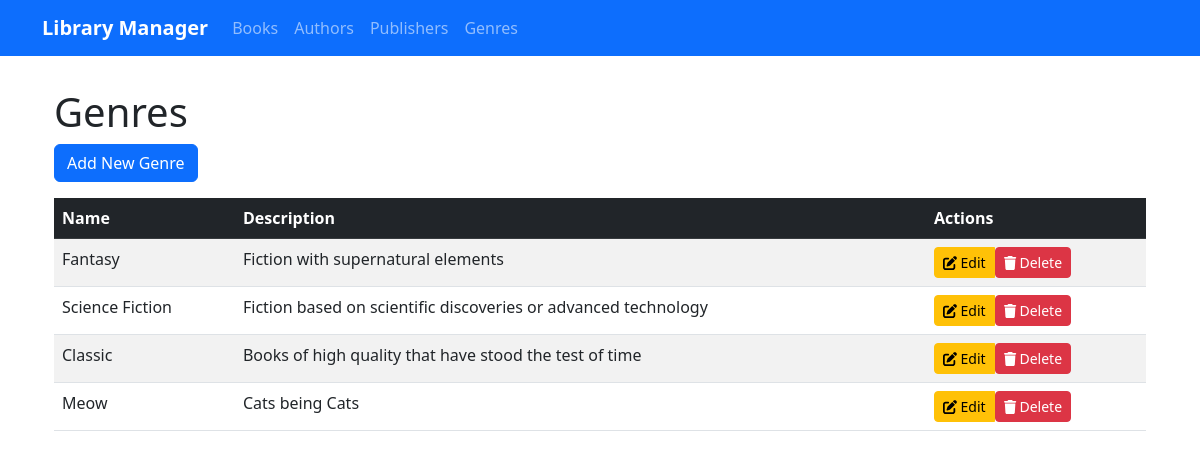
The app's page /genres with its own data.
### app.py (models this page shows, shortened)
class Genre(db.Model):
    id = db.Column(db.Integer, primary_key=True)
    name = db.Column(db.String(50), nullable=False)
    description = db.Column(db.Text, nullable=True)

### app.py (the view)
@app.route('/genres')
def list_genres():
    genres = Genre.query.all()
    return render_template('genres.html', genres=genres)

### templates/genres.html (shortened to what this page needs)
{% extends "base.html" %}
{% block content %}
<div class="container mt-4">
    <h1>Genres</h1>
    <a href="{{ url_for('new_genre') }}" class="btn btn-primary mb-3">Add New Genre</a>
    <div class="table-responsive">
        <table class="table table-striped table-hover">
            <thead class="table-dark">
                <tr>
                    <th>Name</th>
                    <th>Description</th>
                    <th>Actions</th>
                </tr>
            </thead>
            <tbody>
                {% for genre in genres %}
                <tr>
                    <td>{{ genre.name }}</td>
                    <td>{{ genre.description if genre.description else 'N/A' }}</td>
                    <td>
                        <div class="btn-group" role="group">
                            <a href="{{ url_for('edit_genre', id=genre.id) }}"
                               class="btn btn-warning btn-sm">
                                <i class="fas fa-edit"></i> Edit
                            </a>
                            <form action="{{ url_for('delete_genre', id=genre.id) }}"
                                  method="POST" style="display: inline;">
                                <button type="submit" class="btn btn-danger btn-sm"
                                        onclick="return confirm('Are you sure you want to delete this genre? This action cannot be undone.')">
                                    <i class="fas fa-trash"></i> Delete
                                </button>
                            </form>
                        </div>
                    </td>
                </tr>
                {% else %}
                <tr>
                    <td colspan="3" class="text-center">No genres found</td>
                </tr>
                {% endfor %}
            </tbody>
        </table>
    </div>
</div>
{% endblock %}

### templates/base.html (shortened to what this page needs)
<!DOCTYPE html>
<html lang="en">
<head>
    <link href="https://cdn.jsdelivr.net/npm/bootstrap@5.2.3/dist/css/bootstrap.min.css" rel="stylesheet">
</head>
<body>
    <nav class="navbar navbar-expand-lg navbar-dark bg-primary">
        <div class="container">
            <a class="navbar-brand" href="{{ url_for('index') }}">Library Manager</a>
            <div class="collapse navbar-collapse" id="navbarNav">
                <ul class="navbar-nav">
                    <li class="nav-item">
                        <a class="nav-link" href="{{ url_for('index') }}">Books</a>
                    </li>
                    <li class="nav-item">
                        <a class="nav-link" href="{{ url_for('list_authors') }}">Authors</a>
                    </li>
                    <li class="nav-item">
                        <a class="nav-link" href="{{ url_for('list_publishers') }}">Publishers</a>
                    </li>
                    <li class="nav-item">
                        <a class="nav-link" href="{{ url_for('list_genres') }}">Genres</a>
                    </li>
                </ul>
            </div>
        </div>
    </nav>
    <div class="container content">
        {% block content %}{% endblock %}
    </div>
</body>
</html>

### templates/base.html (style rules this page uses)
.content { margin-top: 2rem; }
.navbar-brand { font-weight: bold; }

### records on screen
Genre: name "Fantasy", description "Fiction with supernatural elements"
Genre: name "Science Fiction", description "Fiction based on scientific discoveries or advanced technology"
Genre: name "Classic", description "Books of high quality that have stood the test of time"
Genre: name "Meow", description "Cats being Cats"
